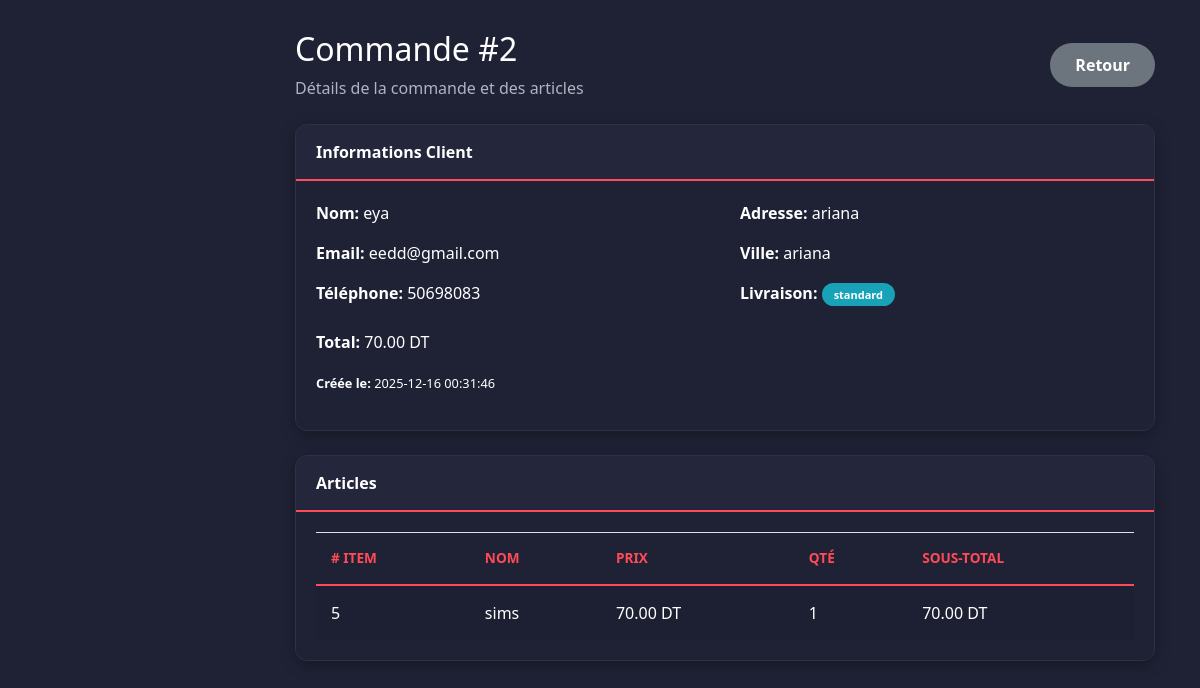
Screenshot of /view/backoffice/router.php?controller=AdminOrder&action=show&id=2 with the database file from the repository.
### tables this page shows
CREATE TABLE `orders` (
  `id` int(11) NOT NULL,
  `utilisateur_id` int(11) NOT NULL,
  `name` varchar(255) NOT NULL,
  `email` varchar(150) NOT NULL,
  `phone` varchar(20) NOT NULL,
  `address` text NOT NULL,
  `city` varchar(100) NOT NULL,
  `shipping` enum('standard','express') NOT NULL DEFAULT 'standard',
  `total` decimal(10,2) NOT NULL,
  `payment_method` enum('online','onsite') NOT NULL DEFAULT 'online',
  `status` enum('pending','confirmed','shipped','delivered','cancelled') NOT NULL DEFAULT 'pending',
  `created_at` timestamp NOT NULL DEFAULT current_timestamp(),
  `updated_at` timestamp NOT NULL DEFAULT current_timestamp() ON UPDATE current_timestamp()
);

CREATE TABLE `order_items` (
  `id` int(11) NOT NULL,
  `order_id` int(11) NOT NULL,
  `item_id` int(11) NOT NULL,
  `name` varchar(255) NOT NULL,
  `price` decimal(10,2) NOT NULL,
  `qty` int(11) DEFAULT NULL
);

### controller/AdminOrderController.php (called while the page is built, shortened)
<?php
require_once __DIR__ . '/../db_config.php';
class AdminOrderController {
    private $db;
    public function __construct() {
        $this->db = config::getConnexion();
    }
    public function show() {
        $id = (int)$_GET['id'];
        $order = null;
        $items = [];
        try {
            $stmtO = $this->db->prepare("SELECT id, name, email, phone, address, city, shipping, total, created_at FROM orders WHERE id = :id");
            $stmtO->bindParam(':id', $id);
            $stmtO->execute();
            $order = $stmtO->fetch(PDO::FETCH_ASSOC);
            if ($order) {
                $sqlItems = "SELECT item_id, name, price, qty FROM order_items WHERE order_id = :oid";
                try {
                    $stmtI = $this->db->prepare($sqlItems);
                    $stmtI->bindParam(':oid', $id);
                    $stmtI->execute();
                    $items = $stmtI->fetchAll(PDO::FETCH_ASSOC);
                } catch (PDOException $eI) {
                    $stmtIF = $this->db->prepare("SELECT item_id, name, price, qty FROM oder_items WHERE order_id = :oid");
                    $stmtIF->bindParam(':oid', $id);
                    $stmtIF->execute();
                    $items = $stmtIF->fetchAll(PDO::FETCH_ASSOC);
                }
            }
        } catch (PDOException $e) {}
        include __DIR__ . '/../view/backoffice/orders/order-detail.php';
    }
}
?>

### db_config.php (called while the page is built, shortened)
<?php
if (!class_exists('config')) {
    class config
    {
        public static function getConnexion()
        {
            $host = "localhost";
            $db   = "projetweb3";
            $user = "root";
            $pass = "";
            $dsn = "mysql:host=$host;dbname=$db;charset=utf8";
            try {
                $pdo = new PDO($dsn, $user, $pass);
                $pdo->setAttribute(PDO::ATTR_ERRMODE, PDO::ERRMODE_EXCEPTION);
                return $pdo;
            } catch (PDOException $e) {
                die("Erreur de connexion : " . $e->getMessage());
            }
        }
    }
}

### view/backoffice/orders/order-detail.php (the view, shortened to what this page needs)
<?php
$ordersAssetsBase = (defined('BASE_URL') ? BASE_URL : '') . 'view/backoffice/assets/ordersotrepartenairesassets/';
?>
<!DOCTYPE html>
<html lang="fr">
<head>
    <link rel="stylesheet" href="<?php echo $ordersAssetsBase; ?>css/bootstrap.min.css" />
    <link rel="stylesheet" href="<?php echo $ordersAssetsBase; ?>css/all.css" />
    <link rel="stylesheet" href="<?php echo $ordersAssetsBase; ?>css/custom-backoffice.css" />
</head>
<body>
    <div id="content">
        <div class="container-fluid">
            <div class="d-flex justify-content-between align-items-center mb-4">
                <div>
                    <h2>Commande #<?php echo isset($order['id']) ? (int) $order['id'] : 0; ?></h2>
                    <p style="color: var(--text-muted); margin: 0;">Détails de la commande et des articles</p>
                </div>
                <a href="?controller=AdminOrder&action=index" class="btn btn-secondary">Retour</a>
            </div>
            <?php if (!$order): ?>
                <div class="alert alert-danger">Commande introuvable</div>
            <?php else: ?>
                <div class="card mb-4">
                    <div class="card-header">Informations Client</div>
                    <div class="card-body">
                        <div class="row">
                            <div class="col-md-6">
                                <p><strong>Nom:</strong> <?php echo htmlspecialchars($order['name']); ?></p>
                                <p><strong>Email:</strong> <?php echo htmlspecialchars($order['email']); ?></p>
                                <p><strong>Téléphone:</strong> <?php echo htmlspecialchars($order['phone']); ?></p>
                            </div>
                            <div class="col-md-6">
                                <p><strong>Adresse:</strong> <?php echo htmlspecialchars($order['address']); ?></p>
                                <p><strong>Ville:</strong> <?php echo htmlspecialchars($order['city']); ?></p>
                                <p><strong>Livraison:</strong> <span
                                        class="badge badge-info"><?php echo htmlspecialchars($order['shipping']); ?></span>
                                </p>
                            </div>
                        </div>
                        <p class="mt-2"><strong>Total:</strong> <?php echo number_format((float) $order['total'], 2); ?> DT
                        </p>
                        <p><small><strong>Créée le:</strong> <?php echo htmlspecialchars($order['created_at']); ?></small>
                        </p>
                    </div>
                </div>
                <div class="card">
                    <div class="card-header">Articles</div>
                    <div class="card-body">
                        <div class="table-responsive">
                            <table class="table table-striped">
                                <thead>
                                    <tr>
                                        <th># Item</th>
                                        <th>Nom</th>
                                        <th>Prix</th>
                                        <th>Qté</th>
                                        <th>Sous-total</th>
                                    </tr>
                                </thead>
                                <tbody>
                                    <?php if (empty($items)): ?>
                                        <tr>
                                            <td colspan="5" class="text-center">Aucun article</td>
                                        </tr>
                                    <?php else: ?>
                                        <?php foreach ($items as $it): ?>
                                            <tr>
                                                <td><?php echo (int) $it['item_id']; ?></td>
                                                <td><?php echo htmlspecialchars($it['name']); ?></td>
                                                <td><?php echo number_format((float) $it['price'], 2); ?> DT</td>
                                                <td><?php echo (int) $it['qty']; ?></td>
                                                <td><?php echo number_format(((float) $it['price'] * (int) $it['qty']), 2); ?> DT</td>
                                            </tr>
                                        <?php endforeach; ?>
                                    <?php endif; ?>
                                </tbody>
                            </table>
                        </div>
                    </div>
                </div>
            <?php endif; ?>
        </div>
    </div>
</body>
</html>

### view/backoffice/assets/ordersotrepartenairesassets/css/custom-backoffice.css (style rules this page uses)
:root { --primary-color: #ff4a57; --primary-light: #ff6b7a; --secondary-color: #1f2235; --accent-color: #24263b; --text-color: #ffffff; --text-muted: #b0b3c1; --sidebar-width: 250px; --success: #28a745; --warning: #ffc107; --danger: #dc3545; --info: #17a2b8; --border-color: #2d3047; }
body { background-color: var(--secondary-color); color: var(--text-color); font-family: 'Segoe UI', Tahoma, Geneva, Verdana, sans-serif; margin: 0; padding: 0; }
#content { width: calc(100% - var(--sidebar-width)); margin-left: var(--sidebar-width); padding: 30px; background: var(--secondary-color); min-height: 100vh; }
.card { border: none; border-radius: 12px; background: var(--accent-color); margin-bottom: 20px; box-shadow: 0 4px 15px rgba(0, 0, 0, 0.3); border: 1px solid var(--border-color); overflow: hidden; }
.card-header { background: var(--accent-color); border-bottom: 2px solid var(--primary-color); color: var(--text-color); font-weight: 700; padding: 15px 20px; }
.card-body { padding: 20px; background: var(--secondary-color); }
.table { color: var(--text-color); margin: 0; }
.table thead th { border-bottom: 2px solid var(--primary-color); color: var(--primary-color); font-weight: 700; text-transform: uppercase; font-size: 0.85rem; padding: 15px; }
.table tbody td { padding: 15px; border-bottom: 1px solid var(--border-color); vertical-align: middle; }
.table tbody tr:last-child td { border-bottom: none; }
.btn-secondary { background: #6c757d; border: none; color: white; border-radius: 25px; padding: 10px 25px; font-weight: 600; transition: all 0.3s; }
.badge { border-radius: 15px; padding: 6px 12px; font-size: 11px; font-weight: 600; display: inline-block; }
.badge-info { background: var(--info); color: white; }

### rows the page displays
orders: id "2", name "eya", email "eedd@gmail.com", phone "50698083", address "ariana", city "ariana", shipping "standard", total "70.00", created_at "2025-12-16 00:31:46"
order_items: item "5", name "sims", price "70.00", qty "1", (float)$it['price']*(int)$it['qty'] "70.00"
